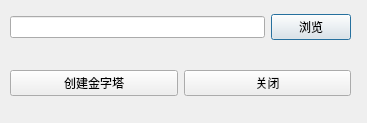
<?xml version="1.0" encoding="UTF-8"?>
<ui version="4.0">
 <class>ImagePyramidsDlg</class>
 <widget class="QDialog" name="ImagePyramidsDlg">
  <property name="geometry">
   <rect>
    <x>0</x>
    <y>0</y>
    <width>367</width>
    <height>123</height>
   </rect>
  </property>
  <property name="windowTitle">
   <string>Dialog</string>
  </property>
  <widget class="QWidget" name="">
   <property name="geometry">
    <rect>
     <x>10</x>
     <y>-10</y>
     <width>341</width>
     <height>131</height>
    </rect>
   </property>
   <layout class="QVBoxLayout" name="verticalLayout">
    <item>
     <layout class="QHBoxLayout" name="horizontalLayout">
      <item>
       <widget class="QLineEdit" name="lineEditInput"/>
      </item>
      <item>
       <widget class="QPushButton" name="pushButtonInput">
        <property name="text">
         <string>浏览</string>
        </property>
       </widget>
      </item>
     </layout>
    </item>
    <item>
     <layout class="QHBoxLayout" name="horizontalLayout_2">
      <item>
       <widget class="QPushButton" name="pushButtonPyramids">
        <property name="text">
         <string>创建金字塔</string>
        </property>
       </widget>
      </item>
      <item>
       <widget class="QPushButton" name="pushButtonClose">
        <property name="text">
         <string>关闭</string>
        </property>
       </widget>
      </item>
     </layout>
    </item>
   </layout>
  </widget>
 </widget>
 <resources/>
 <connections>
  <connection>
   <sender>pushButtonClose</sender>
   <signal>clicked()</signal>
   <receiver>ImagePyramidsDlg</receiver>
   <slot>close()</slot>
   <hints>
    <hint type="sourcelabel">
     <x>300</x>
     <y>199</y>
    </hint>
    <hint type="destinationlabel">
     <x>351</x>
     <y>241</y>
    </hint>
   </hints>
  </connection>
 </connections>
</ui>
